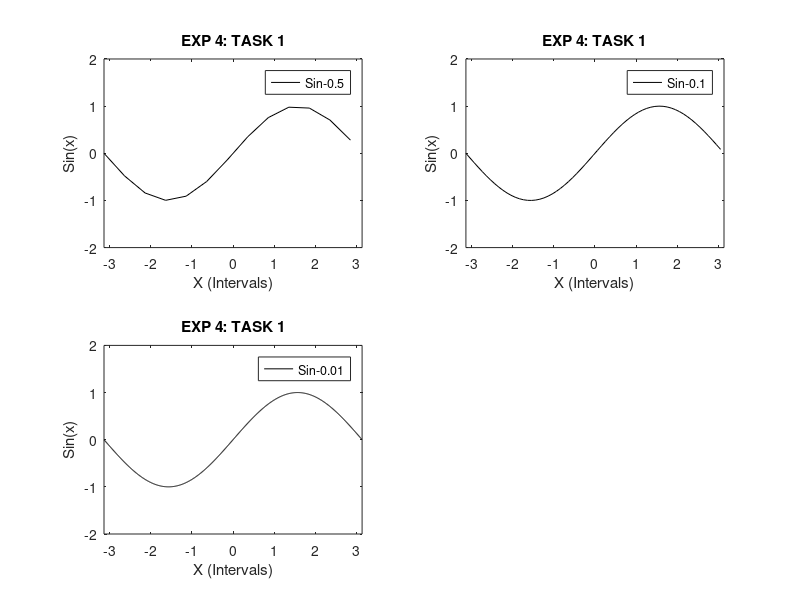

This figure's MATLAB source:
%191220
clc
clear 
close all
x1 = -pi:0.5:pi;
y1 = sin(x1);
subplot(2,2,1)
plot(x1,y1,'k');
legend('Sin-0.5')
title('EXP 4: TASK 1')
xlabel('X (Intervals)')
ylabel('Sin(x)')
xlim([-pi, pi])
ylim([-2, 2])
%%%%%%%%
x2 = -pi:0.1:pi;
y2 = sin(x2);
subplot(2,2,2)
plot(x2,y2,'k');
legend('Sin-0.1')
title('EXP 4: TASK 1')
xlabel('X (Intervals)')
ylabel('Sin(x)')
xlim([-pi, pi])
ylim([-2, 2])
%%%%%%%%
x3 = -pi:0.01:pi;
y3 = sin(x3);
subplot(2,2,3)
plot(x3,y3,'k');
legend('Sin-0.01')
title('EXP 4: TASK 1')
xlabel('X (Intervals)')
ylabel('Sin(x)')
xlim([-pi, pi])
ylim([-2, 2])